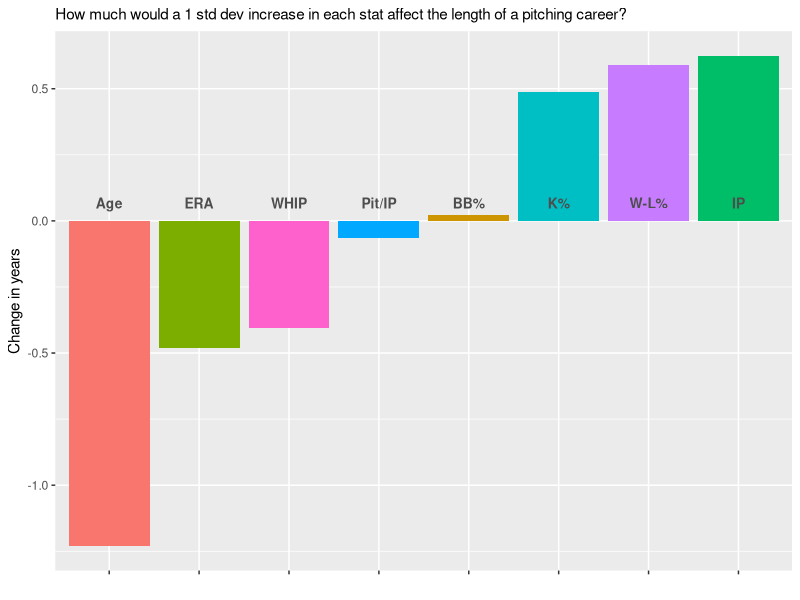

Generate this figure with R:
setwd("~/Projects/PitchingCareers")

library(dplyr)
library(ggplot2)
library(stringr)

# Import single season and player data
pitchers.raw <- read.csv('pitchers.csv')
seasons.raw  <- read.csv('seasons.csv')

pitchers.raw %>% colnames
# "Player" "SO"     "IP"     "From"   "To"     "Age"    "G"      "GS"     "CG"     "SHO"    "GF"     "W"      "L"      "W.L."   "SV"     "H"      "R"      "ER"     "BB"     "ERA"   
# "FIP"    "K."     "BB."    "ERA."   "BAbip"  "HR"     "BF"     "IBB"    "HBP"    "BK"     "WP"     "Tm" 

seasons.raw %>% colnames
# "Player" "SO"     "IP"     "Year"   "Age"    "Tm"     "Lg"     "G"      "GS"     "CG"     "SHO"    "GF"     "W"      "L"      "W.L."   "SV"     "H"      "R"      "ER"     "BB"    
# "ERA"    "FIP"    "K."     "BB."    "ERA."   "BAbip"  "HR"     "BF"     "AB"     "X2B"    "X3B"    "IBB"    "HBP"    "SH"     "SF"     "GDP"    "SB"     "CS"     "PO"     "BK"    
# "WP"     "BA"     "OBP"    "SLG"    "OPS"    "OPS."   "Pit"    "Str"

pitchers <- pitchers.raw %>% select(c('Player', 'To'))
seasons  <- seasons.raw  %>% select(c('Player', 'Year', 'ERA', 'Age', 'IP', 'BB', 'H', 'K.', 'BB.', 'W.L.', 'Pit'))

# Rename percentage columns
names(seasons)[names(seasons) == 'K.']  <- 'Kper'
names(seasons)[names(seasons) == 'BB.'] <- 'BBper'

seasons$Kper  <- seasons$Kper  %>% str_replace('%', '') %>% as.numeric
seasons$BBper <- seasons$BBper %>% str_replace('%', '') %>% as.numeric

# Adjust Innings Pitched to be a real number
seasons$IP <- (seasons$IP %>% round) + (seasons$IP %% 1 * (10/3))

# Calculate additional columns
seasons$WHIP <- (seasons$BB + seasons$H)/seasons$IP
seasons$PIP  <- seasons$Pit/seasons$IP

# Merge data
df <- merge(x=seasons, y=pitchers, 
            by='Player', 
            all.x=TRUE
            )

# Calculate the number of years remaining
df$Years.Left <- df$To - df$Year

# Standardize the independent variables
df$ERA.z   <- df$ERA   %>% scale
df$Age.z   <- df$Age   %>% scale
df$IP.z    <- df$IP    %>% scale
df$Kper.z  <- df$Kper  %>% scale
df$BBper.z <- df$BBper %>% scale
df$W.L.z   <- df$W.L.  %>% scale
df$WHIP.z  <- df$WHIP  %>% scale
df$PIP.z   <- df$PIP   %>% scale

# Perform simple linear regression on each of the variables of interest
lm(data = df, Years.Left ~ ERA.z)   %>% summary # -0.47976
lm(data = df, Years.Left ~ Age.z)   %>% summary # -1.23009
lm(data = df, Years.Left ~ IP.z)    %>% summary #  0.62475
lm(data = df, Years.Left ~ Kper.z)  %>% summary #  0.48724
lm(data = df, Years.Left ~ BBper.z) %>% summary #  0.02244 low significance
lm(data = df, Years.Left ~ W.L.z)   %>% summary #  0.58836
lm(data = df, Years.Left ~ WHIP.z)  %>% summary # -0.40593
lm(data = df, Years.Left ~ PIP.z)   %>% summary # -0.06299 low significance

# Graph simple regression coefficients
vars <- c('ERA', 'Age', 'IP', 'K%', 'BB%', 'W-L%', 'WHIP', 'Pit/IP')
coef <- c(-0.47976, -1.23009, 0.62475, 0.48724, 0.02244, 0.58836, -0.40593, -0.06299)
coef.df <- data.frame(vars, coef)

ggplot(coef.df) +
  geom_bar(aes(x = reorder(vars, coef), y = coef, fill = vars), stat = 'identity') + 
  labs(title = 'How much would a 1 std dev increase in each stat affect the length of a pitching career?') +
  ylab('Change in years') + 
  theme(legend.position = 'none', 
        axis.title.x = element_blank(),
        axis.text.x = element_text(vjust = 96, size = 10, face = 'bold'),
        plot.title = element_text(size=11)
        )
  








# Graph smooth scatter plot for each

# Build a multiple linear regression model
  # Split into test/train
  # feature selection
  # Predict for some prospects - choose some that are "average" among this data set









